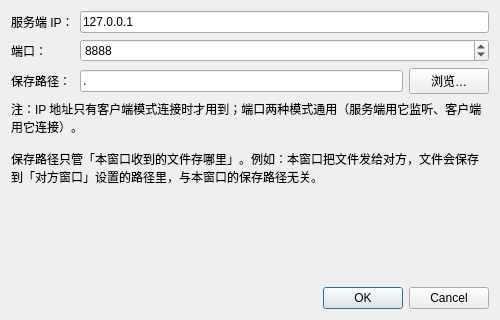
<?xml version="1.0" encoding="UTF-8"?>
<ui version="4.0">
 <class>SettingsDialog</class>
 <widget class="QDialog" name="SettingsDialog">
  <property name="geometry">
   <rect>
    <x>0</x>
    <y>0</y>
    <width>500</width>
    <height>320</height>
   </rect>
  </property>
  <property name="minimumSize">
   <size>
    <width>460</width>
    <height>260</height>
   </size>
  </property>
  <property name="windowTitle">
   <string>连接设置</string>
  </property>
  <layout class="QVBoxLayout" name="verticalLayout">
   <item>
    <layout class="QFormLayout" name="formLayout">
     <item row="0" column="0">
      <widget class="QLabel" name="ipLabel">
       <property name="text">
        <string>服务端 IP：</string>
       </property>
      </widget>
     </item>
     <item row="0" column="1">
      <widget class="QLineEdit" name="ipEdit">
       <property name="text">
        <string>127.0.0.1</string>
       </property>
      </widget>
     </item>
     <item row="1" column="0">
      <widget class="QLabel" name="portLabel">
       <property name="text">
        <string>端口：</string>
       </property>
      </widget>
     </item>
     <item row="1" column="1">
      <widget class="QSpinBox" name="portSpin">
       <property name="minimum">
        <number>1</number>
       </property>
       <property name="maximum">
        <number>65535</number>
       </property>
       <property name="value">
        <number>8888</number>
       </property>
      </widget>
     </item>
     <item row="2" column="0">
      <widget class="QLabel" name="dirLabel">
       <property name="text">
        <string>保存路径：</string>
       </property>
      </widget>
     </item>
     <item row="2" column="1">
      <layout class="QHBoxLayout" name="dirLayout">
       <item>
        <widget class="QLineEdit" name="dirEdit">
         <property name="text">
          <string>.</string>
         </property>
        </widget>
       </item>
       <item>
        <widget class="QPushButton" name="browseButton">
         <property name="text">
          <string>浏览…</string>
         </property>
        </widget>
       </item>
      </layout>
     </item>
    </layout>
   </item>
   <item>
    <widget class="QLabel" name="hintLabel">
     <property name="objectName">
      <string>hintLabel</string>
     </property>
     <property name="text">
      <string>注：IP 地址只有客户端模式连接时才用到；端口两种模式通用（服务端用它监听、客户端用它连接）。

保存路径只管「本窗口收到的文件存哪里」。例如：本窗口把文件发给对方，文件会保存到「对方窗口」设置的路径里，与本窗口的保存路径无关。</string>
     </property>
     <property name="wordWrap">
      <bool>true</bool>
     </property>
    </widget>
   </item>
   <item>
    <spacer name="verticalSpacer">
     <property name="orientation">
      <enum>Qt::Vertical</enum>
     </property>
     <property name="sizeHint" stdset="0">
      <size>
       <width>20</width>
       <height>20</height>
      </size>
     </property>
    </spacer>
   </item>
   <item>
    <widget class="QDialogButtonBox" name="buttonBox">
     <property name="orientation">
      <enum>Qt::Horizontal</enum>
     </property>
     <property name="standardButtons">
      <set>QDialogButtonBox::Cancel|QDialogButtonBox::Ok</set>
     </property>
    </widget>
   </item>
  </layout>
 </widget>
 <resources/>
 <connections/>
</ui>
